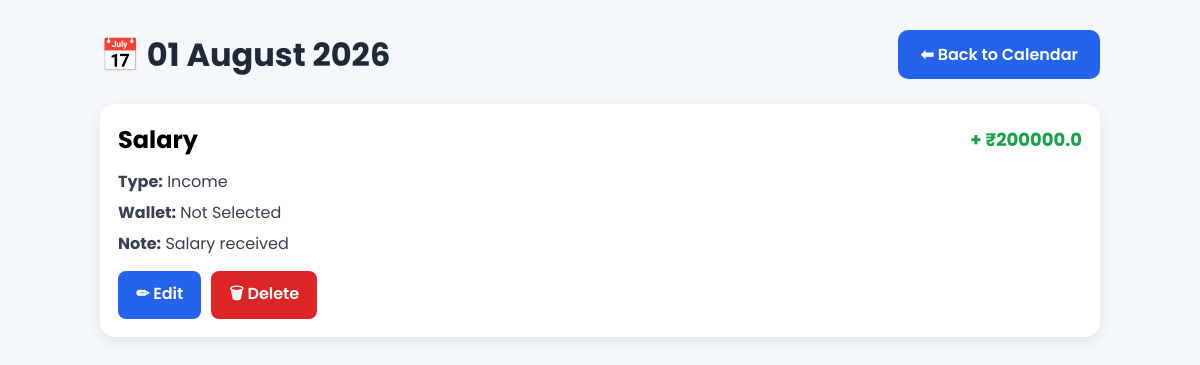
/calendar/2026/8/1 (signed in), run on the app's committed database.
### models/transaction.py (models this page shows)
class Transaction(db.Model):
    __tablename__ = "transactions"
    id = db.Column(db.Integer, primary_key=True)
    user_id = db.Column(db.Integer, nullable=False)
    type = db.Column(db.String(20), nullable=False)
    category = db.Column(db.String(100), nullable=False)
    amount = db.Column(db.Float, nullable=False)
    note = db.Column(db.String(255))
    recurring = db.Column(db.Boolean, default=False)
    frequency = db.Column(db.String(20))
    next_due = db.Column(db.Date)
    receipt = db.Column(db.String(255))
    date = db.Column(db.Date, nullable=False)
    wallet_id = db.Column(
    db.Integer,
    db.ForeignKey("wallets.id"),
    nullable=True
    )

### app.py (the view)
@app.route("/calendar/<int:year>/<int:month>/<int:day>")
def day_transactions(year, month, day):
    if "user_id" not in session:
        return redirect(url_for("login"))
    user_id = session["user_id"]
    selected_date = date(year, month, day)
    transactions = Transaction.query.filter_by(
        user_id=user_id,
        date=selected_date
    ).order_by(Transaction.id.desc()).all()
    return render_template(
        "day_transactions.html",
        transactions=transactions,
        selected_date=selected_date
    )

### templates/day_transactions.html (shortened to what this page needs)
<!DOCTYPE html>
<html lang="en">
<head>
</head>
<body>
<div class="container">
<div class="header">
<h1>
📅 {{ selected_date.strftime("%d %B %Y") }}
</h1>
<a
href="{{ url_for('calendar_view') }}"
class="back-btn">
⬅ Back to Calendar
</a>
</div>
{% if transactions %}
{% for t in transactions %}
<div class="card">
<div class="top">
<h2>{{ t.category }}</h2>
{% if t.type=="Income" %}
<span class="income">
+ ₹{{ t.amount }}
</span>
{% else %}
<span class="expense">
- ₹{{ t.amount }}
</span>
{% endif %}
</div>
<div class="details">
<p>
<b>Type:</b>
{{ t.type }}
</p>
<p>
<b>Wallet:</b>
{% if t.wallet %}
{{ t.wallet.name }}
{% else %}
Not Selected
{% endif %}
</p>
<p>
<b>Note:</b>
{{ t.note or "No note" }}
</p>
</div>
<div class="actions">
<a
href="{{ url_for('edit_transaction', id=t.id) }}"
class="edit-btn">
✏ Edit
</a>
<a
href="{{ url_for('delete_transaction', id=t.id) }}"
class="delete-btn"
onclick="return confirm('Delete this transaction?')">
🗑 Delete
</a>
</div>
</div>
{% endfor %}
{% else %}
<div class="empty">
No transactions found for this date.
</div>
{% endif %}
</div>
</body>
</html>

### templates/day_transactions.html (style rules this page uses)
* { margin:0; padding:0; box-sizing:border-box; font-family:Poppins,sans-serif; }
body { background:#F4F7FB; padding:30px; }
.container { max-width:1000px; margin:auto; }
.header { display:flex; justify-content:space-between; align-items:center; margin-bottom:25px; flex-wrap:wrap; gap:15px; }
.header h1 { color:#1F2937; }
.back-btn { text-decoration:none; background:#2563EB; color:white; padding:12px 22px; border-radius:10px; font-weight:600; }
.card { background:white; padding:18px; border-radius:15px; box-shadow:0 5px 15px rgba(0,0,0,.08); margin-bottom:15px; }
.top { display:flex; justify-content:space-between; align-items:center; margin-bottom:12px; }
.income { color:#16A34A; font-weight:bold; font-size:18px; }
.details p { margin:6px 0; color:#374151; }
.actions { margin-top:15px; display:flex; gap:10px; flex-wrap:wrap; }
.edit-btn, .delete-btn { padding:10px 18px; text-decoration:none; border-radius:8px; font-weight:600; color:white; }
.edit-btn { background:#2563EB; }
.delete-btn { background:#DC2626; }

### data on the page
Transaction: category "Salary", amount "200000.0", type "Income", note "Salary received"

### other printed values
{{ selected_date.strftime("%d %B %Y") }} "01 August 2026"
